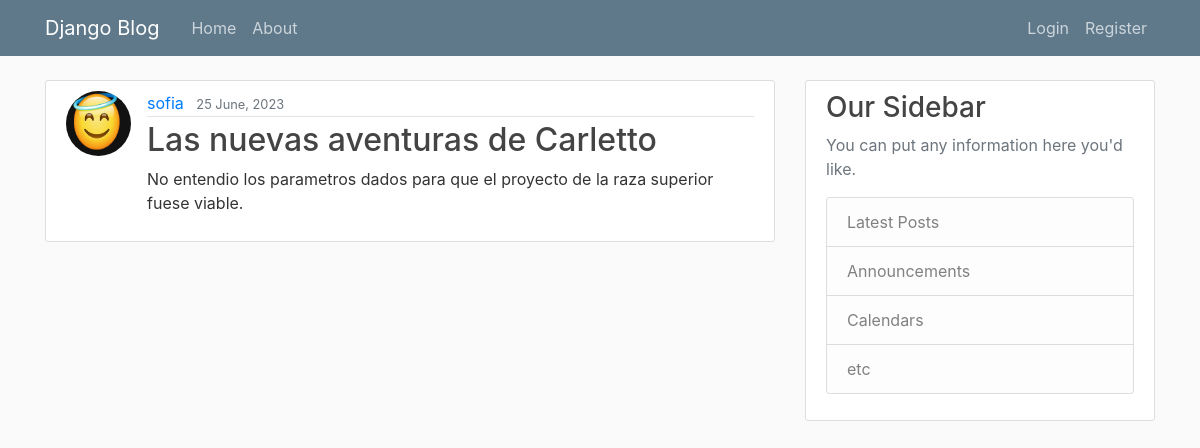
Page /post/6/ on the committed database.
### blog/models.py (models this page shows, shortened)
class Post(models.Model):
    title = models.CharField(max_length=100)
    content = models.TextField()
    date_posted = models.DateTimeField(default=timezone.now)
    author = models.ForeignKey(User, on_delete=models.CASCADE)

### users/models.py (models this page shows, shortened)
class Profile(models.Model):
    user = models.OneToOneField(User, on_delete=models.CASCADE)
    image = models.ImageField(default='default.jpg', upload_to='profile_pics') #name of directory where profile images will be saved.

### blog/views.py (the view)
# urls.py: path('post/<int:pk>/', PostDetailView.as_view(), name='detalle-posteo'),
class PostDetailView(DetailView):
    model = Post

### blog/templates/blog/post_detail.html
{% extends "blog/base.html" %}
{% block contenido%}
        <article class="media content-section">
            <img src="{{ object.author.profile.image.url }}" class="rounded-circle article-img">
            <div class="media-body">
                <div class="article-metadata">
                    <a class="mr-2" href="#">{{ object.author }}</a>
                    <small class="text-muted">{{ object.date_posted|date:"d F, Y"}}</small>
                </div>
                <h2>{{ object.title }}</h2>
                <p class="article-content">{{ object.content }}</p>
            </div>
        </article>
{% endblock contenido %}

### blog/static/blog/main.css (style rules this page uses)
body { background: #fafafa; color: #333333; margin-top: 5rem; }
h1, h2, h3, h4, h5, h6 { color: #444444; }
.content-section { background: #ffffff; padding: 10px 20px; border: 1px solid #dddddd; border-radius: 3px; margin-bottom: 20px; }
.article-content { white-space: pre-line; }
.article-img { height: 65px; width: 65px; margin-right: 16px; }
.article-metadata { padding-bottom: 1px; margin-bottom: 4px; border-bottom: 1px solid #e3e3e3 }

### rows in the picture
Post: author.profile.image (placeholder picture), author "sofia", date_posted "25 June, 2023", title "Las nuevas aventuras de Carletto", content "No entendio los parametros dados para que el proyecto de la raza superior fuese viable."
